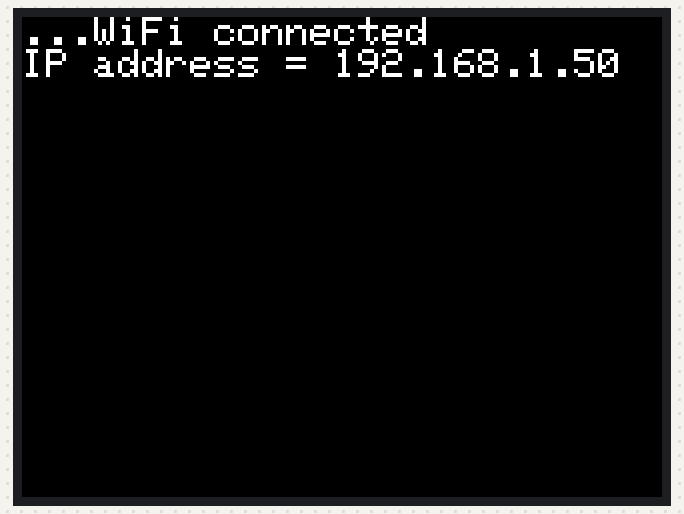
This sketch was run on a simulated ESP32. Parts: 320×240 colour display. WiFi joins after 1.5 s; servers stay silent unless stated.

Above: at 1.7 s.

The sketch:

wifi_test2.ino
```cpp
#include <WiFi.h>
#include <WiFiUDP.h>
#include <M5Stack.h>

// arp -aでIPアドレスをすべて取得
// ipconfigで自身のIPアドレスを取得

const char ssid[] = "GlocalNet_0HG8TN"; //"aterm-a5535b-g"; // SSID
const char pass[] = "68866409"; //"3f4842c397e8f";  // password

WiFiUDP wifiUdp;
const char *pc_addr = "192.168.43.170";  //"192.168.0.6";
const int pc_port = 50007; //送信先のポート
const int my_port = 50008;  //自身のポート


void setup() {
  M5.begin();
  M5.Power.begin();
  M5.Lcd.setTextSize(2);

  WiFi.begin(ssid, pass);
  while( WiFi.status() != WL_CONNECTED) {
    delay(500);
    M5.Lcd.print(".");
  }
  M5.Lcd.println("WiFi connected");
  M5.Lcd.print("IP address = ");
  M5.Lcd.println(WiFi.localIP());

  wifiUdp.begin(my_port);
}

void loop(){
  int num_packet = wifiUdp.parsePacket();
  char packetBuffer[100];
  if (num_packet){
    int len = wifiUdp.read(packetBuffer, num_packet);
    if (len > 0){ packetBuffer[len] = '\0'; }
    M5.Lcd.println(packetBuffer);
  }

}
```
